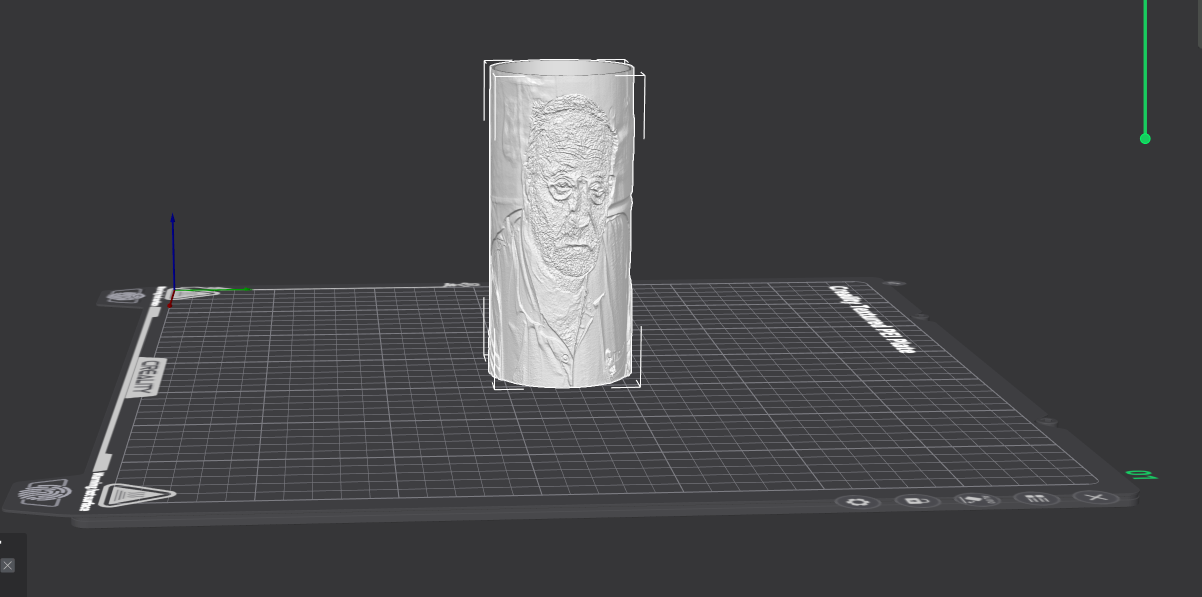
#> input picture Media/Image from the slicer.png, 2404 x 1194 px (shown at 1/2 size)
$ python -i image_rescue.py   (imports and definitions only)   (older library calls are emulated)
#> lines starting #> are read from the running program, lines starting #| are printed output that depends on the picture
#> further down, picture is the input picture: shape (1194, 2404, 3); mean B, G, R 71.5, 69.3, 69.2
#!/usr/bin/env python3
# -*- coding: utf-8 -*-

"""
Image Rescue System for Lithophane Lamp Generator
Automatically detects and fixes problematic images (low-res, dark, compressed, etc.)
"""

import cv2
import numpy as np
import logging
from typing import Dict, Any, Tuple, Optional
from enum import Enum

logger = logging.getLogger(__name__)


class ImageQualityTier(Enum):
    """Image quality classification for business decisions."""
    EXCELLENT = "excellent"      # 2000+ px, perfect for lithophane
    GOOD = "good"                # 1200-2000px, minor enhancement
    ACCEPTABLE = "acceptable"    # 800-1200px, needs upscaling
    POOR = "poor"                # 400-800px, heavy AI processing needed
    VERY_POOR = "very_poor"      # 200-400px, warn customer
    UNUSABLE = "unusable"        # <200px, reject


class DarknessLevel(Enum):
    """Image darkness classification."""
    NORMAL = "normal"            # 80-180 brightness
    SLIGHTLY_DARK = "slightly_dark"  # 50-80 brightness
    DARK = "dark"                # 30-50 brightness
    VERY_DARK = "very_dark"      # 10-30 brightness
    EXTREMELY_DARK = "extremely_dark"  # <10 brightness


class ImageRescueSystem:
    """
    Intelligent image rescue system that detects and fixes common problems.

    Handles:
    - Low resolution (upscaling)
    - Dark images (brightness correction)
    - Low contrast (histogram stretching)
    - Compression artifacts (denoising)
    """

    # Resolution thresholds (based on minimum dimension)
    RESOLUTION_EXCELLENT = 2000
    RESOLUTION_GOOD = 1200
    RESOLUTION_ACCEPTABLE = 800
    RESOLUTION_POOR = 400
    RESOLUTION_VERY_POOR = 200

    # Darkness thresholds
    BRIGHTNESS_NORMAL_MIN = 80
    BRIGHTNESS_NORMAL_MAX = 180
    BRIGHTNESS_SLIGHTLY_DARK = 50
    BRIGHTNESS_DARK = 30
    BRIGHTNESS_VERY_DARK = 10

    def __init__(self):
        """Initialize rescue system."""
        self.logger = logging.getLogger(__name__)

    def analyze_and_rescue(self, image: np.ndarray) -> Tuple[np.ndarray, Dict[str, Any]]:
        """
        Analyze image for problems and automatically fix them.

        Args:
            image: Input grayscale image

        Returns:
            Tuple of (rescued_image, rescue_report)
        """
        self.logger.info("Starting image rescue analysis...")

        # Initialize rescue report
        rescue_report = {
            'original_size': image.shape,
            'problems_detected': [],
            'fixes_applied': [],
            'quality_tier': None,
            'darkness_level': None,
            'customer_warning': None,
            'quality_score': 0,
            'expected_lithophane_quality': '?/10'
        }

        # Analyze problems
        quality_tier = self._classify_resolution(image)
        darkness_level = self._classify_darkness(image)
        contrast_level = self._assess_contrast(image)
        artifact_severity = self._detect_compression_artifacts(image)

        rescue_report['quality_tier'] = quality_tier.value
        rescue_report['darkness_level'] = darkness_level.value
        rescue_report['contrast_level'] = contrast_level
        rescue_report['artifact_severity'] = artifact_severity

        # Start rescue process
        rescued = image.copy()

        # Fix 1: Resolution rescue (if needed)
        if quality_tier in [ImageQualityTier.POOR, ImageQualityTier.VERY_POOR]:
            rescued, upscale_report = self._rescue_low_resolution(rescued, quality_tier)
            rescue_report['problems_detected'].append(f"Low resolution: {image.shape[1]}x{image.shape[0]}")
            rescue_report['fixes_applied'].append(upscale_report)

        # Fix 2: Darkness rescue (if needed)
        if darkness_level != DarknessLevel.NORMAL:
            rescued, darkness_report = self._rescue_darkness(rescued, darkness_level)
            rescue_report['problems_detected'].append(f"Dark image: brightness={np.mean(image):.1f}")
            rescue_report['fixes_applied'].append(darkness_report)

        # Fix 3: Contrast rescue (if needed)
        if contrast_level < 25:
            rescued, contrast_report = self._rescue_low_contrast(rescued, contrast_level)
            rescue_report['problems_detected'].append(f"Low contrast: {contrast_level:.1f}")
            rescue_report['fixes_applied'].append(contrast_report)

        # Fix 4: Compression artifact rescue (if needed)
        if artifact_severity > 50:
            rescued, artifact_report = self._rescue_compression_artifacts(rescued, artifact_severity)
            rescue_report['problems_detected'].append(f"JPEG compression artifacts detected")
            rescue_report['fixes_applied'].append(artifact_report)

        # Calculate final quality score and customer communication
        rescue_report['quality_score'] = self._calculate_rescue_quality_score(rescue_report)
        rescue_report['expected_lithophane_quality'] = self._estimate_lithophane_quality(rescue_report)
        rescue_report['customer_warning'] = self._generate_customer_message(rescue_report)

        # Log summary
        self.logger.info(
            f"Rescue complete: {len(rescue_report['problems_detected'])} problems detected, "
            f"{len(rescue_report['fixes_applied'])} fixes applied, "
            f"quality score: {rescue_report['quality_score']}/100"
        )

        return rescued, rescue_report

    def _classify_resolution(self, image: np.ndarray) -> ImageQualityTier:
        """Classify image resolution quality tier."""
        height, width = image.shape[:2]
#> height = 1194; width = 2404
        min_dimension = min(width, height)
#> min_dimension = 1194

        if min_dimension >= self.RESOLUTION_EXCELLENT:
            return ImageQualityTier.EXCELLENT
        elif min_dimension >= self.RESOLUTION_GOOD:
            return ImageQualityTier.GOOD
        elif min_dimension >= self.RESOLUTION_ACCEPTABLE:
            return ImageQualityTier.ACCEPTABLE
        elif min_dimension >= self.RESOLUTION_POOR:
            return ImageQualityTier.POOR
        elif min_dimension >= self.RESOLUTION_VERY_POOR:
            return ImageQualityTier.VERY_POOR
        else:
            return ImageQualityTier.UNUSABLE

    def _classify_darkness(self, image: np.ndarray) -> DarknessLevel:
        """Classify image darkness level."""
        mean_brightness = np.mean(image)
#> mean_brightness = 69.99
#> in analyze_and_rescue, `contrast_level = self._assess_contrast(image)`: contrast_level = 39.02

        if self.BRIGHTNESS_NORMAL_MIN <= mean_brightness <= self.BRIGHTNESS_NORMAL_MAX:
            return DarknessLevel.NORMAL
        elif mean_brightness >= self.BRIGHTNESS_SLIGHTLY_DARK:
            return DarknessLevel.SLIGHTLY_DARK
        elif mean_brightness >= self.BRIGHTNESS_DARK:
            return DarknessLevel.DARK
        elif mean_brightness >= self.BRIGHTNESS_VERY_DARK:
            return DarknessLevel.VERY_DARK
        else:
            return DarknessLevel.EXTREMELY_DARK

    def _assess_contrast(self, image: np.ndarray) -> float:
        """Assess image contrast level."""
        return float(np.std(image))

    def _detect_compression_artifacts(self, image: np.ndarray) -> float:
        """
        Detect JPEG compression artifacts.

        Returns:
            Artifact severity score (0-100, higher = worse)
        """
        # Look for 8x8 block patterns characteristic of JPEG
        laplacian = cv2.Laplacian(image, cv2.CV_64F)
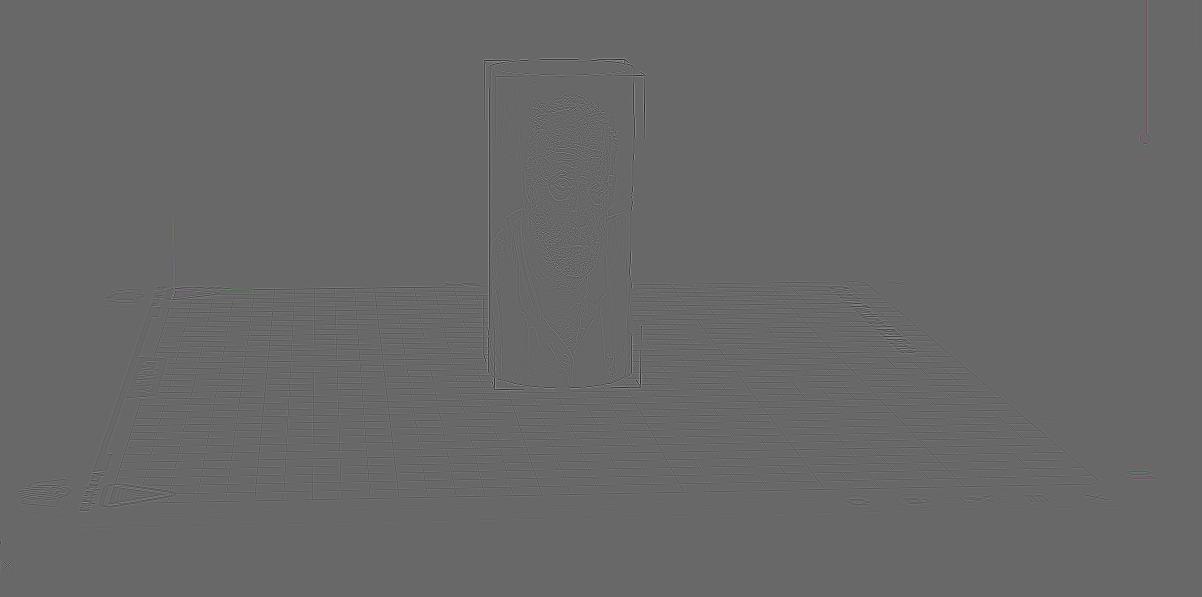
#> laplacian: shape (1194, 2404, 3) float64 (shown at 1/2 size); mean B, G, R 0, 0, 0; drawn with min black and max white
        edges = np.abs(laplacian)
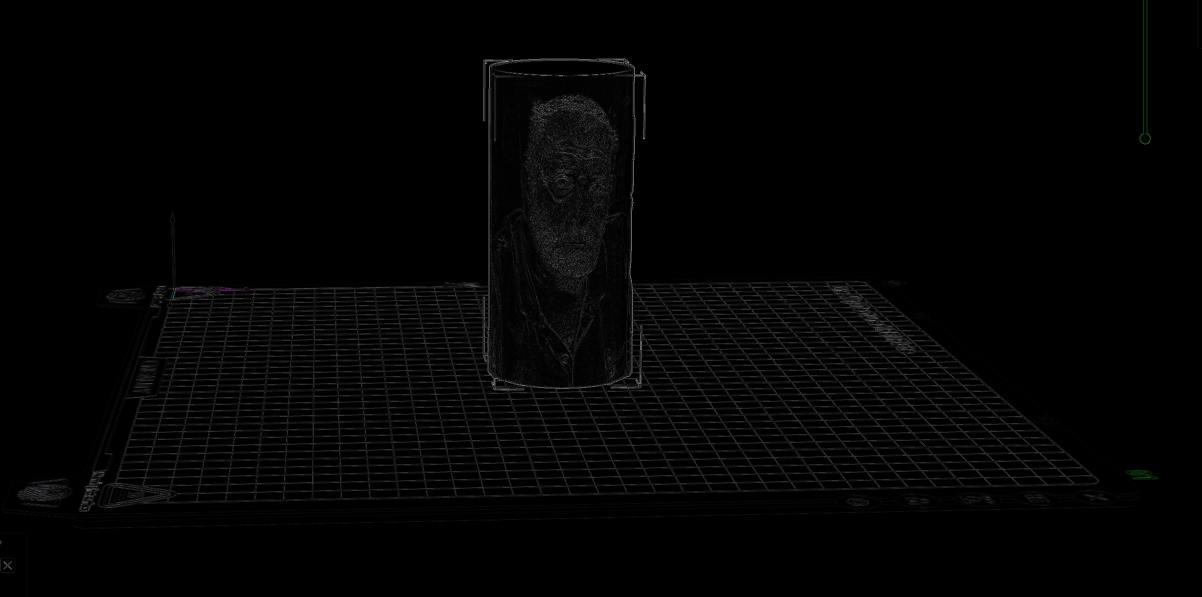
#> edges: shape (1194, 2404, 3) float64 (shown at 1/2 size); mean B, G, R 7.2, 7, 6.9; drawn with min black and max white

        # High frequency noise indicates compression
        high_freq_noise = np.std(edges)
#> high_freq_noise = 21.85

        # Blocking artifacts (8x8 grid pattern)
        block_score = 0
        if image.shape[0] > 64 and image.shape[1] > 64:
            # Sample grid positions for discontinuities
            for y in range(8, image.shape[0] - 8, 8):
                for x in range(8, image.shape[1] - 8, 8):
                    # Check discontinuity at block boundaries
                    boundary_diff = abs(float(image[y, x]) - float(image[y-1, x]))
                    if boundary_diff > 5:
                        block_score += 1
#> after the loop, block_score = 0

        # Combine metrics
        artifact_score = min(100, high_freq_noise * 2 + (block_score / 10))

        return artifact_score

    # [337 lines left out: functions _rescue_low_resolution, _advanced_upscale, _rescue_darkness, _rescue_low_contrast, _rescue_compression_artifacts, _calculate_rescue_quality_score and 2 more, not called in this run]

>>> import cv2
>>> picture = cv2.imread('../../Media/Image from the slicer.png')
#> (the run stopped early here; a loop or call above may not have finished)
